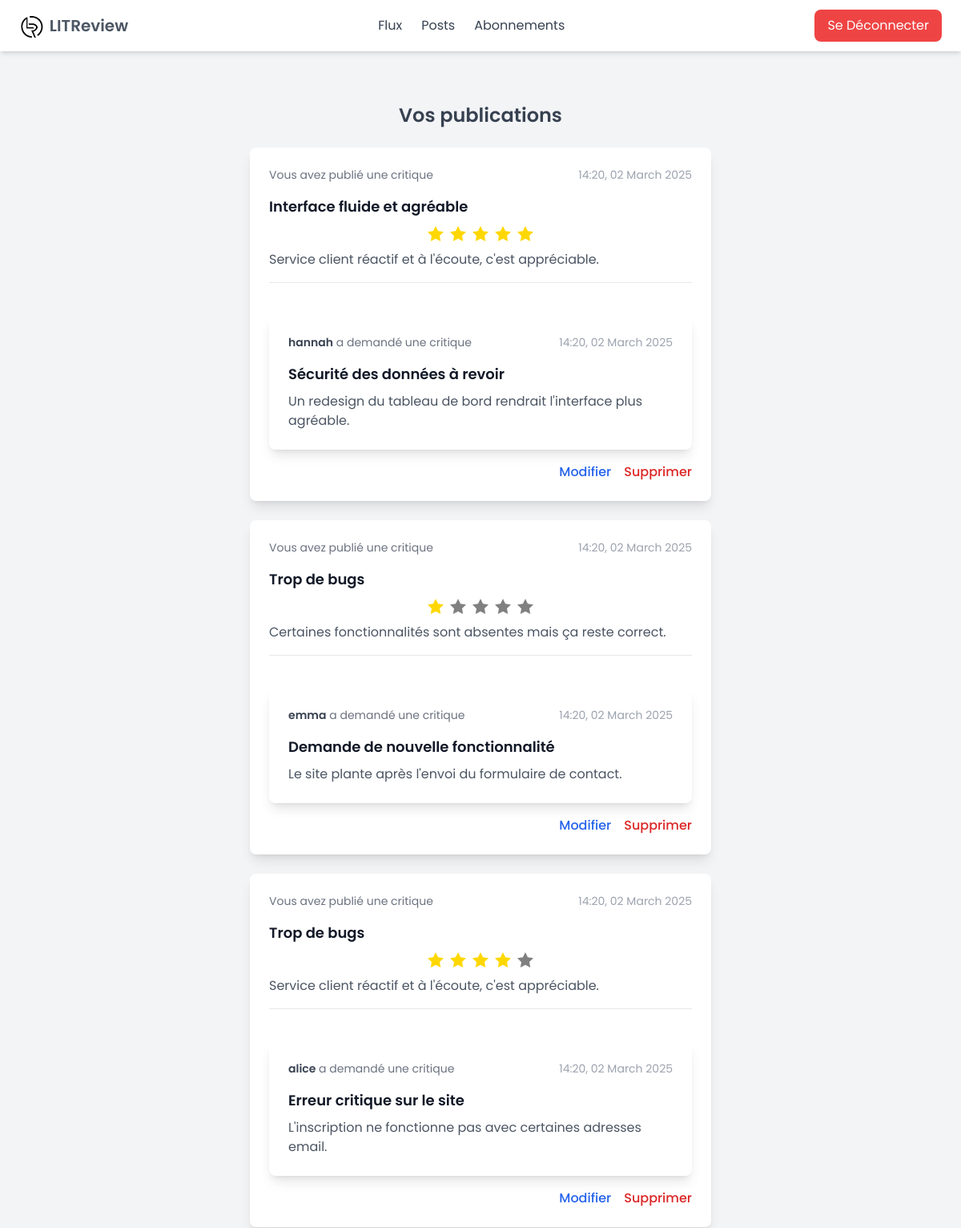
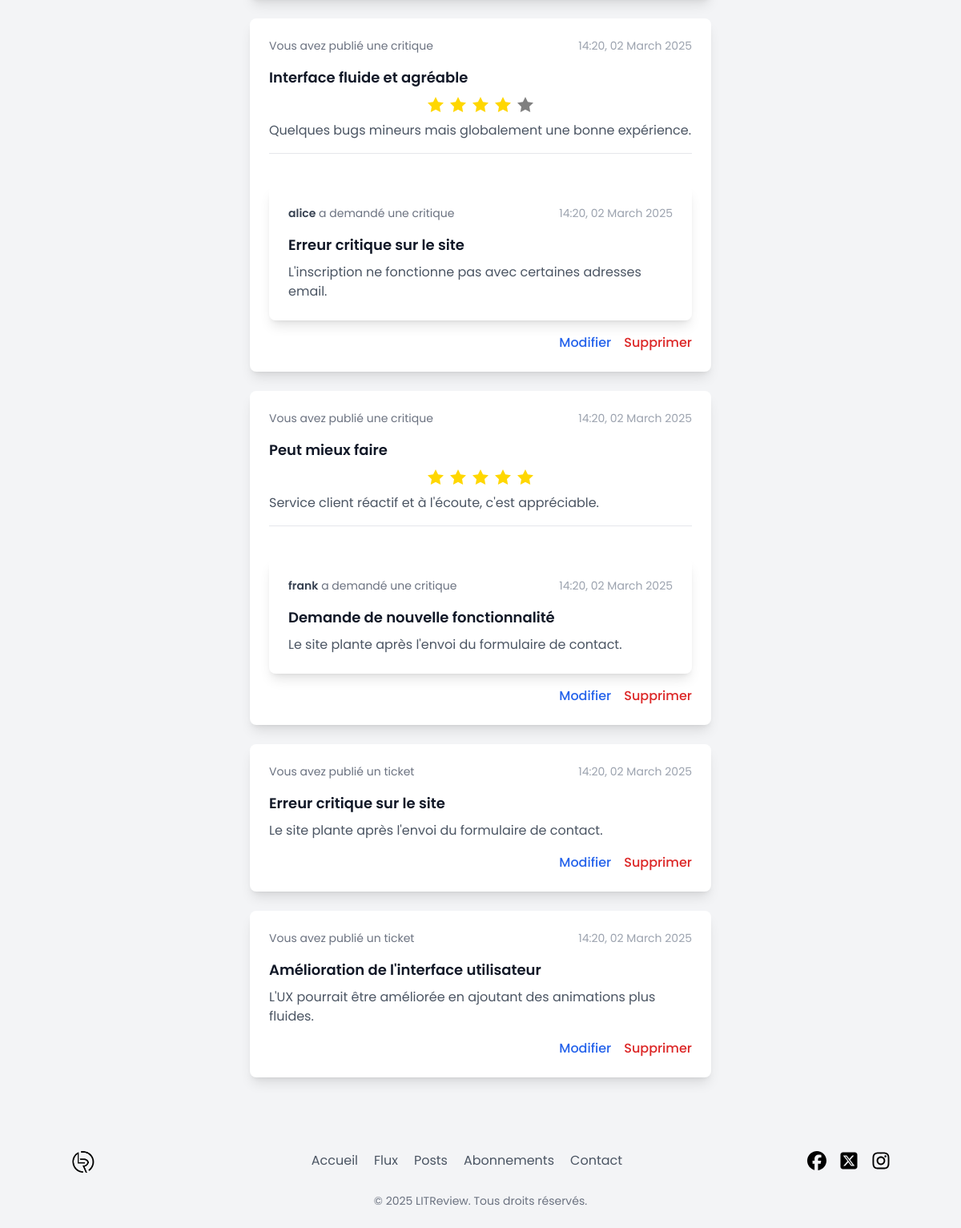
Page /posts/ (signed in) on the committed database (2 pictures, top to bottom).
### listings/models.py (models this page shows, shortened)
class Review(models.Model):
    ticket = models.ForeignKey(
        "Ticket", on_delete=models.CASCADE, related_name="reviews"
    )
    user = models.ForeignKey(
        settings.AUTH_USER_MODEL, on_delete=models.CASCADE, related_name="reviews"
    )
    rating = models.PositiveSmallIntegerField(
        blank=True, validators=[MinValueValidator(0), MaxValueValidator(5)]
    )
    headline = models.CharField(
        max_length=128, error_messages={"blank": "Le titre est obligatoire."}
    )
    body = models.TextField(max_length=8192, blank=True)
    time_created = models.DateTimeField(auto_now_add=True)

class Ticket(models.Model):
    user = models.ForeignKey(
        settings.AUTH_USER_MODEL, on_delete=models.CASCADE, related_name="tickets"
    )
    title = models.CharField(
        max_length=128, error_messages={"blank": "Le titre est obligatoire."}
    )
    description = models.TextField(max_length=2048, blank=True)
    image = models.ImageField(upload_to="images/", blank=True, null=True)
    created_at = models.DateTimeField(auto_now_add=True)

class User(AbstractBaseUser):
    username = models.CharField(
        max_length=150, unique=True  # Vérification dans la base de données
    )
    date_joined = models.DateTimeField(auto_now_add=True)
    is_active = models.BooleanField(default=True)
    is_staff = models.BooleanField(default=False)
    is_superuser = models.BooleanField(default=False)
    objects = CustomUserManager()
    USERNAME_FIELD = "username"  # Plus besoin d'email ici
    REQUIRED_FIELDS = []  # Supprime l'email des champs obligatoires

### listings/views.py (the view)
# urls.py: path("posts/", posts, name="posts"),
@login_required
def posts(request):
    user_tickets = Ticket.objects.filter(user=request.user).order_by(
        "-created_at"
    )  # Tri par date décroissante
    """Récupère et affiche les critiques de l'utilisateur connecté"""
    reviews = Review.objects.filter(user=request.user).order_by(
        "-time_created"
    )  # Trier par date descendante
    return render(
        request, "posts.html", {"user_tickets": user_tickets, "reviews": reviews}
    )

### templates/posts.html
{% extends "base.html" %}
{% load static %}
{% block content %}
<div class="max-w-3xl mx-auto mt-10 space-y-6">
    <h2 class="text-2xl font-semibold text-center text-gray-700">Vos publications</h2>
 {% for review in reviews %}
        {% include "review_view.html" with review=review type="user_review" %}
    {% empty %}
        <p class="text-center text-gray-500 mt-4">Aucune critique publiée pour l'instant.</p>
    {% endfor %}
    {% for ticket in user_tickets %}
        {% include "ticket_view.html" with ticket=ticket type="user_ticket" %}
    {% empty %}
        <p class="text-center text-gray-500">Vous n'avez encore publié aucun ticket.</p>
    {% endfor %}
</div>
{% endblock %}

### templates/review_view.html (shortened to what this page needs)
<div class="max-w-xl mx-auto bg-white shadow-lg rounded-lg p-6 mt-6">
    <div class="flex justify-between items-center text-gray-500 text-sm">
        <p>
            {% if review.user == request.user %}
                Vous avez publié une critique
            {% else %}
                <span class="font-semibold text-gray-700">{{ review.user.username }}</span> a publié une critique
            {% endif %}
        </p>
        <p class="text-gray-400">
            {{ review.time_created|date:"H:i, d F Y" }}
        </p>
    </div>
    <div class="mt-4">
        <h3 class="text-lg font-semibold text-gray-900">{{ review.headline }}</h3>
    </div>
    <div class="mt-2">
{% include "rating.html" with rating=review.rating %}
    </div>
    <p class="text-gray-600 mt-2">{{ review.body }}</p>
    <div class="mt-4 border-t pt-4">
        {% include "ticket_view.html" with ticket=review.ticket %}
    </div>
{% if type == "user_review" %}
<div class="mt-4 flex justify-end space-x-4">
    <a href="{% url 'edit_review' review.id %}" class="text-blue-600 font-medium hover:underline">
        Modifier
    </a>
    <button onclick="openModal('deleteReviewModal{{ review.id }}')"
            class="text-red-600 font-medium hover:underline">
        Supprimer
    </button>
</div>
{% endif %}
</div>

### templates/rating.html (shortened to what this page needs)
{% load static %}
<div class="flex justify-center items-center w-full">
    <div id="star-container-{{ rating_input_id }}"
         class="flex space-x-1"
         data-edit="{{ edit_mode|default:False|yesno:'true,false' }}"
         data-rating="{{ rating|default:0 }}">
        {% for i in "12345" %}
        <button type="button"
                data-value="{{ i }}"
                class="star w-6 h-6 flex items-center justify-center focus:outline-none {% if not edit_mode %}pointer-events-none{% endif %}"
                {% if not edit_mode %}disabled{% endif %}
                role="button"
                aria-label="Attribuer {{ i }} étoile{{ i|pluralize }} sur 5"
                tabindex="{% if edit_mode %}0{% else %}-1{% endif %}"
                onkeydown="handleKeyDown(event)">
            <svg xmlns="http://www.w3.org/2000/svg" viewBox="0 0 24 24"
                 class="star-svg w-6 h-6 transition duration-200"
                 fill="{% if rating and rating|add:'0' >= i|add:'0' %}gold{% else %}gray{% endif %}"
                 aria-hidden="true">
                <path d="M12 2l3.09 6.26 6.91.99-5 4.87 1.18 6.88L12 17.77l-6.18 3.25 1.18-6.88-5-4.87 6.91-.99z"/>
            </svg>
        </button>
        {% endfor %}
    </div>
</div>

### templates/ticket_view.html (shortened to what this page needs)
<div class="max-w-xl mx-auto bg-white shadow-lg rounded-lg p-6 mt-6">
    <div class="flex justify-between items-center text-gray-500 text-sm">
        <p>
            {% if ticket.user == request.user %}
                Vous avez publié un ticket
            {% else %}
                <span class="font-semibold text-gray-700">{{ ticket.user.username }}</span> a demandé une critique
            {% endif %}
        </p>
        <p class="text-gray-400">
            {{ ticket.created_at|date:"H:i, d F Y" }}
        </p>
    </div>
    <div class="mt-4">
        <h3 class="text-lg font-semibold text-gray-900">{{ ticket.title }}</h3>
        <p class="text-gray-600 mt-2">{{ ticket.description }}</p>
    </div>
{% if type == "user_ticket" %}
<div class="mt-4 flex justify-end space-x-4">
    <a href="{% url 'edit_ticket' ticket.id %}" class="text-blue-600 font-medium hover:underline">
        Modifier
    </a>
    <button onclick="openModal('deleteTicketModal{{ ticket.id }}')"
            class="text-red-600 font-medium hover:underline">
        Supprimer
    </button>
</div>
{% endif %}
</div>

### listings/static/listings/style.css (style rules this page uses)
* { margin: 0; padding: 0; box-sizing: border-box; font-family: 'Poppins', sans-serif; }
html, body { height: 100%; margin: 0; padding: 0; display: flex; flex-direction: column; background-color: #F3F4F6; color: #1E3A8A; }

### rows in the picture
Review: shows "Vous avez publié une critique", time_created "14:20, 02 March 2025", headline "Interface fluide et agréable", {{ i }} 1 (drawn), {{ i }} 2 (drawn), {{ i }} 3 (drawn), {{ i }} 4 (drawn), {{ i }} 5 (drawn), body "Service client réactif et à l'écoute, c'est appréciable."
Ticket: user.username "hannah", created_at "14:20, 02 March 2025", title "Sécurité des données à revoir", description "Un redesign du tableau de bord rendrait l'interface plus agréable."
Review: shows "Vous avez publié une critique", time_created "14:20, 02 March 2025", headline "Trop de bugs", {{ i }} 1 (drawn), {{ i }} 2 (drawn), {{ i }} 3 (drawn), {{ i }} 4 (drawn), {{ i }} 5 (drawn), body "Certaines fonctionnalités sont absentes mais ça reste correct."
Ticket: user.username "emma", created_at "14:20, 02 March 2025", title "Demande de nouvelle fonctionnalité", description "Le site plante après l'envoi du formulaire de contact."
Review: shows "Vous avez publié une critique", time_created "14:20, 02 March 2025", headline "Trop de bugs", {{ i }} 1 (drawn), {{ i }} 2 (drawn), {{ i }} 3 (drawn), {{ i }} 4 (drawn), {{ i }} 5 (drawn), body "Service client réactif et à l'écoute, c'est appréciable."
Ticket: user.username "alice", created_at "14:20, 02 March 2025", title "Erreur critique sur le site", description "L'inscription ne fonctionne pas avec certaines adresses email."
Review: shows "Vous avez publié une critique", time_created "14:20, 02 March 2025", headline "Interface fluide et agréable", {{ i }} 1 (drawn), {{ i }} 2 (drawn), {{ i }} 3 (drawn), {{ i }} 4 (drawn), {{ i }} 5 (drawn), body "Quelques bugs mineurs mais globalement une bonne expérience."
Review: shows "Vous avez publié une critique", time_created "14:20, 02 March 2025", headline "Peut mieux faire", {{ i }} 1 (drawn), {{ i }} 2 (drawn), {{ i }} 3 (drawn), {{ i }} 4 (drawn), {{ i }} 5 (drawn), body "Service client réactif et à l'écoute, c'est appréciable."
Ticket: user.username "frank", created_at "14:20, 02 March 2025", title "Demande de nouvelle fonctionnalité", description "Le site plante après l'envoi du formulaire de contact."
Ticket: shows "Vous avez publié un ticket", created_at "14:20, 02 March 2025", title "Erreur critique sur le site", description "Le site plante après l'envoi du formulaire de contact."
Ticket: shows "Vous avez publié un ticket", created_at "14:20, 02 March 2025", title "Amélioration de l'interface utilisateur", description "L'UX pourrait être améliorée en ajoutant des animations plus fluides."
